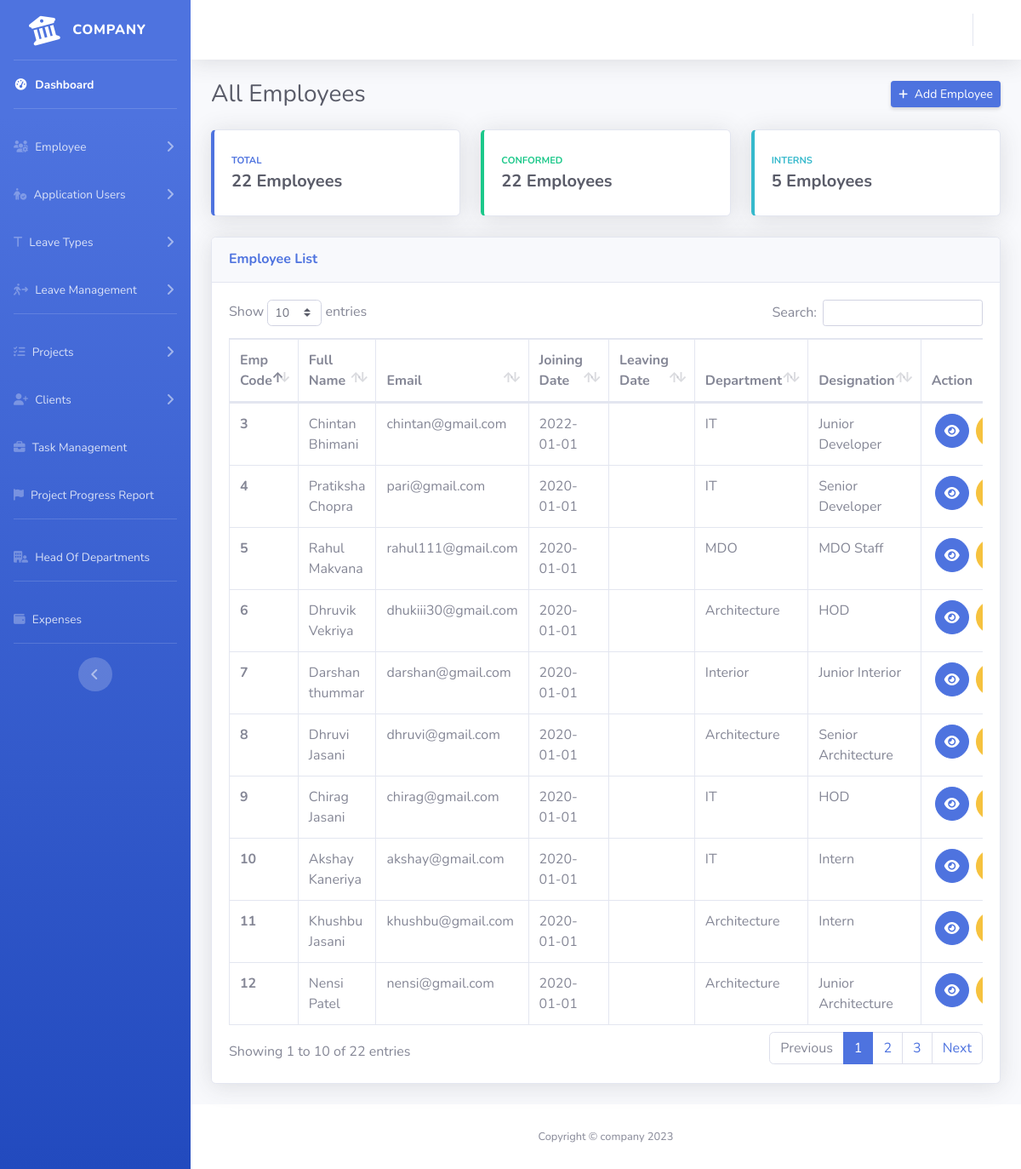
The app's page /admin/index.php?page=employee-dashboard (signed in), older data.
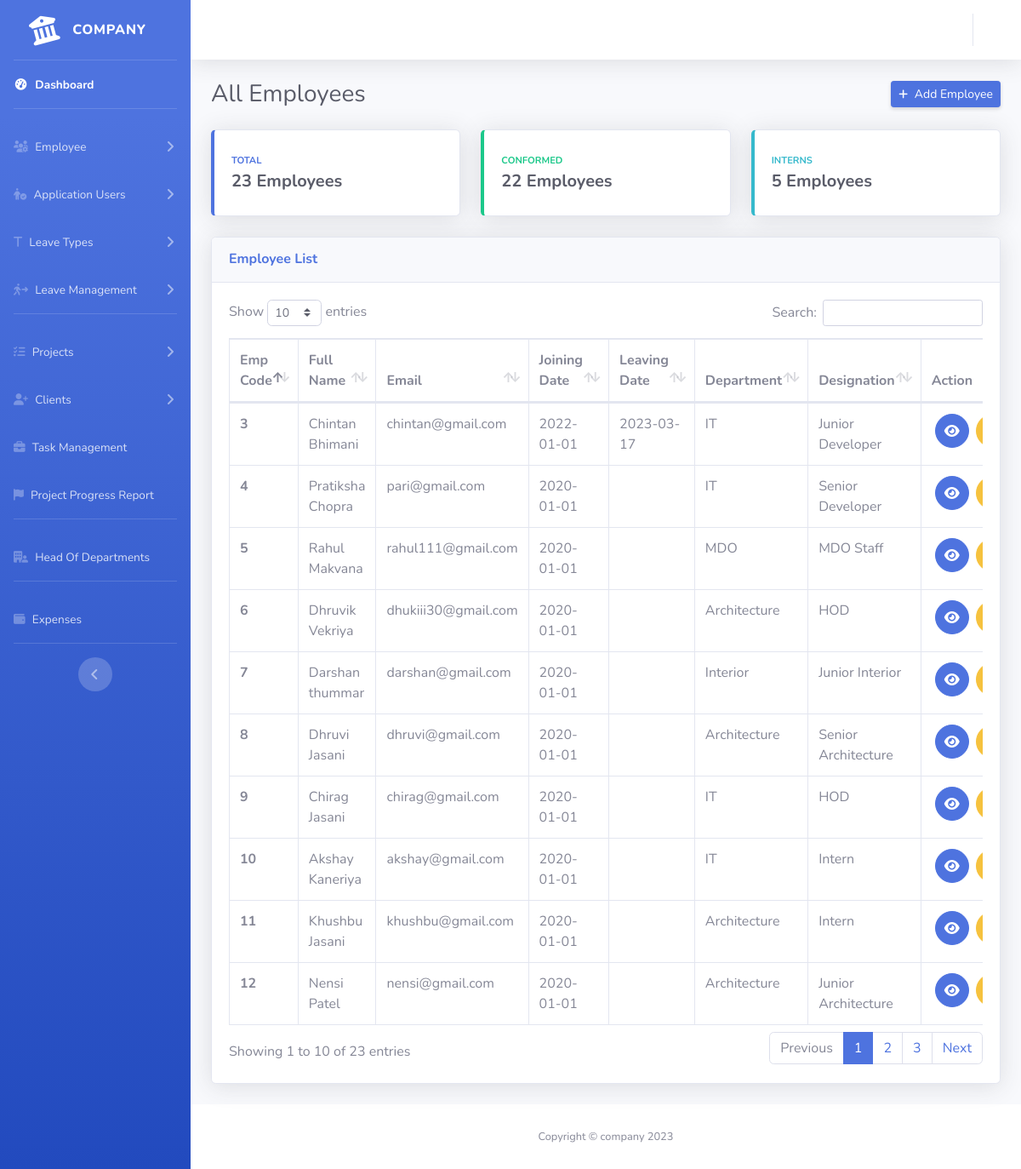
The same page, newer data.
### tables this page shows
CREATE TABLE `employees` (
  `emp_id` text NOT NULL,
  `emp_first_name` varchar(100) NOT NULL,
  `emp_last_name` varchar(100) NOT NULL,
  `emp_code` bigint(20) NOT NULL,
  `emp_description` text DEFAULT NULL,
  `emp_gender` varchar(10) NOT NULL,
  `emp_dob` date NOT NULL,
  `emp_mob` int(20) NOT NULL,
  `emp_email` varchar(100) NOT NULL,
  `emp_address` text DEFAULT NULL,
  `emp_department` varchar(100) NOT NULL,
  `emp_designation` varchar(100) NOT NULL,
  `emp_hod_name` varchar(100) NOT NULL,
  `emp_joining_date` date NOT NULL,
  `emp_confirmation_date` date DEFAULT NULL,
  `emp_leaving_date` date DEFAULT '2001-01-01',
  `emp_working_hours` time NOT NULL,
  `emp_profile_pic` varchar(100) DEFAULT NULL
);

### admin/employee-dashboard.php (the view, shortened to what the changed rows need)
<div class="container-fluid">
    <div class="d-sm-flex align-items-center justify-content-between mb-4">
        <h1 class="h3 mb-0 text-gray-800">All Employees</h1>
        <a href="./index.php?page=employee-new" class="d-none d-sm-inline-block btn btn-sm btn-primary shadow-sm"><i class="fas fa-plus fa-sm text-white mr-2"></i>Add Employee</a>
    </div>
    <div class="row">
        <div class="col-xl-4 col-md-6 mb-4">
            <div class="card border-left-primary shadow h-100 py-2">
                <div class="card-body">
                    <div class="row no-gutters align-items-center">
                        <div class="col mr-2">
                            <div class="text-xs font-weight-bold text-primary text-uppercase mb-1">
                                Total</div>
                            <div class="h5 mb-0 font-weight-bold text-gray-800"><?php
                                                                                echo $con->query("SELECT * FROM employees;")->num_rows . ' ' . 'Employees';
                                                                                ?></div>
                        </div>
                    </div>
                </div>
            </div>
        </div>
        <div class="col-xl-4 col-md-6 mb-4">
            <div class="card border-left-success shadow h-100 py-2">
                <div class="card-body">
                    <div class="row no-gutters align-items-center">
                        <div class="col mr-2">
                            <div class="text-xs font-weight-bold text-success text-uppercase mb-1">
                                Conformed</div>
                            <div class="h5 mb-0 font-weight-bold text-gray-800"><?php
                                                                                echo $con->query("SELECT * FROM employees WHERE emp_confirmation_date <> '0000-00-00';")->num_rows . ' ' . 'Employees';
                                                                                ?></div>
                        </div>
                    </div>
                </div>
            </div>
        </div>
        <div class="col-xl-4 col-md-6 mb-4">
            <div class="card border-left-info shadow h-100 py-2">
                <div class="card-body">
                    <div class="row no-gutters align-items-center">
                        <div class="col mr-2">
                            <div class="text-xs font-weight-bold text-info text-uppercase mb-1">Interns
                            </div>
                            <div class="h5 mb-0 font-weight-bold text-gray-800"><?php
                                                                                echo $con->query("SELECT * FROM employees WHERE emp_designation='Intern';")->num_rows . ' ' . 'Employees';
                                                                                ?></div>
                        </div>
                    </div>
                </div>
            </div>
        </div>
    </div>
    <div class="row">
        <div class="col-xl-12 col-lg-7">
            <div class="card shadow mb-4">
                <div class="card-header py-3">
                    <h6 class="m-0 font-weight-bold text-primary">Employee List</h6>
                </div>
                <div class="card-body">
                    <div class="table-responsive">
                        <table class="table table-bordered" id="dataTable" width="100%" cellspacing="0">
                            <thead>
                                <tr>
                                    <th>Emp Code</th>
                                    <th>Full Name</th>
                                    <th>Email</th>
                                    <th>Joining Date</th>
                                    <th>Leaving Date</th>
                                    <th>Department</th>
                                    <th>Designation</th>
                                    <th>Action</th>
                                </tr>
                            </thead>
                            <tbody>
                                <?php
                                $qry = $con->query("SELECT * FROM  employees;");
                                while ($row = $qry->fetch_assoc()) { ?>
                                    <tr>
                                        <th scope="row"><?php echo $row['emp_code'] ?></th>
                                        <td><?php echo $row['emp_first_name'] . " " . $row['emp_last_name']  ?></td>
                                        <td><?php echo $row['emp_email'] ?></td>
                                        <td><?php echo $row['emp_joining_date'] ?></td>
                                        <td><?php
                                            if ($row['emp_leaving_date'] == '0000-00-00') {
                                                echo "";
                                            } else {
                                                echo $row['emp_leaving_date'];
                                            }
                                            ?></td>
                                        <td><?php echo $row['emp_department'] ?></td>
                                        <td><?php echo $row['emp_designation'] ?></td>
                                        <td class="d-flex align-items-center justify-content-center">
                                            <a type="button" class="btn btn-primary btn-circle mx-1" href="./index.php?page=employee-viewer&empId=<?php echo $row['emp_id'] ?>&content=employee"><i class="fa-solid fa-eye"></i></a>
                                            <a type="button" class="btn btn-warning  btn-circle mx-1" href="./index.php?page=employee-edit&empId=<?php echo $row['emp_id'] ?>"><i class="fa-solid fa-user-pen"></i></a>
                                        </td>
                                    </tr>
                                <?php } ?>
                            </tbody>
                        </table>
                    </div>
                </div>
            </div>
        </div>
    </div>
</div>

Row changes from the older to the newer data that the page shows:
changed employees "Chintan": emp_leaving_date (not shown) → "2023-03-17"
Text that changed along with them:
$con->query("SELECT * FROM employees;")->num_rows: "22" → "23"
text written by a page script: "Show entries Search: Showing 1 to 10 of 22 entries Previous 1 2 3 Next" → "Show entries Search: Showing 1 to 10 of 23 entries Previous 1 2 3 Next"
